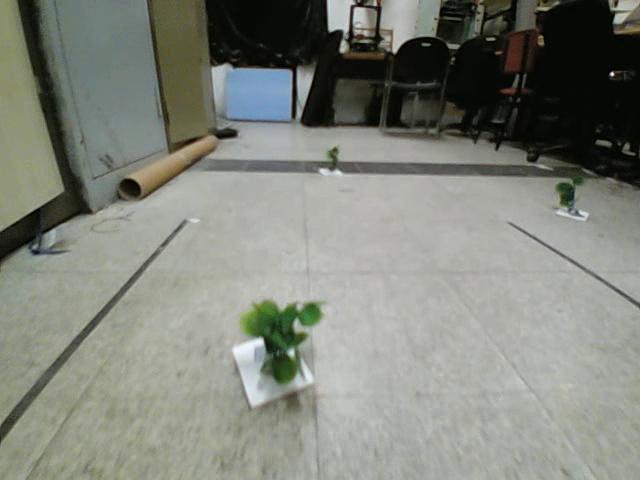
#> input picture tika/cumulate/7.png, 640 x 480 px, found by its file name
$ python image_main.py
#> lines starting #> are read from the running program, lines starting #| are printed output that depends on the picture; after the words box and inside, x2 and y2 are one past the last pixel; in counts of white or black regions, pixels touching at a corner belong together
### tika/utils.py
import cv2
import numpy as np
from scipy import ndimage
import time

def masking(img, lower_hsv, upper_hsv, opening_kernel = 2, medianF_tresh = 2, horizon_tresh = 0):
    """
    sınır hsv değerleri ile maske çıkarıp
    bu maskey opening ve median filter ile sadeleştirme fonskiyonu
    input olarak -> görüntü , alt sınır , üst sınır

    *kernel değişkeni ve median filterdaki size değişkeni
    duruma göre değiştirilebilir boyut ne kadar artarsa o kadar yoğun
    bir filtreleme yapılır
    """

    width = img.shape[1]

    # creating mask
    hsv = cv2.cvtColor(img, cv2.COLOR_BGR2HSV)
    mask = cv2.inRange(hsv, lower_hsv, upper_hsv)

    #kameranın konumuna göre yukarı atılcak maskenin boyutunu değiştirbilirsin
    if horizon_tresh > 0 :
        cv2.rectangle(mask, (0,0), (width,horizon_tresh), (0, 0, 0), -1)

    bitw = cv2.bitwise_and(mask, mask, mask=mask)

    # applying opening operation
    kernel = np.ones((opening_kernel, opening_kernel), np.uint8)
    opening = cv2.morphologyEx(bitw, cv2.MORPH_OPEN, kernel)

    # removing parasites
    mask_f = ndimage.median_filter(opening, size=medianF_tresh)

    return mask_f


def bounding_box(mask,tresh,tag):
    """
    input olarak maskeyi alır ve maskedeki alanların en büyük 4ünden
    alanı tresholdun üstünde olanların sol üst köşesinin koordinatları ve
    bounding box ın uzunluk ve genişliğini verir aksi halde None verir
    """
    contours, _ = cv2.findContours(mask, cv2.RETR_EXTERNAL, cv2.CHAIN_APPROX_NONE)
    params = []
    if len(contours) > 0:
        sorted_contours = sorted(contours, key=cv2.contourArea, reverse=True)

        for c in sorted_contours[:4]:
            obj_area = cv2.contourArea(c)
            print(obj_area)

            if obj_area > tresh:
                x, y, w, h = cv2.boundingRect(c)
                params.append([(x, y), (w, h),tag])

            else:
                print("no object found bigger than treshold")


        print("next frame")
        return params

    else:
        print("no contour found")
        return None


# [8 lines left out: function intersect, not called in this run]

def is_center(params,width,tresh):
    """
    bounding_box fonksiyonundan alınan parametrelerden yola çıkarak
    cismin konumunu ekrana göre nerde olduğunu verir bunu belirli bir
    treshhold değerine göre yapar

    cismin merkezinin vulunduğu pikselin x eksenindeki yerini verir

    görüntünün genişliği de parametre olarak verilmeli

    printlerin bir manası yok ros için farklı outpular ayarlanabilir
    """
    if params != None:
        (x,y),(w,h),tag = params
        cx = x+ int(w/2)
        if cx<int(width/2-tresh):
            print("on the left")
            cx_string = "left"
        elif cx>int(width/2+tresh):
            print("on the right")
            cx_string = "right"
        else:
            print("on the middle")
            cx_string = "middle"

        print([cx,cx_string])

        return [cx,cx_string]

    else:
        return None

# [28 lines left out: function last_turn, not called in this run]

def closest(params):
    """
    kameraya en yakın bounding boxı verir
    boduning_box fonksiyonun çıktısını ver
    """
    cache = 0
    ind = None
    for index,object in enumerate(params):
        (x,y),(w,h),tag = object
        if cache < w*h:
            cache = w*h
            ind = index
        else:
            continue
    if ind != None:
        return params[ind]
    else:
        return None

# [31 lines left out: function gstreamer_pipeline, not called in this run]
#cumulate fonksiyonu ekle

### tika/image_main.py
import cv2
import numpy as np
from scipy import ndimage
from operator import add
from utils import masking,bounding_box,closest,last_turn,is_center


# hue values must be discrete
"""
#test
lower_green = np.array([0,0,0])
upper_green = np.array([255,255,255])

lower_red = np.array([0,0,0])
upper_red = np.array([255,255,255])

"""

# atolye ici aksam test
lower_green = np.array([48,22,80])
upper_green = np.array([67,180,180])

lower_red = np.array([0,56,116])
upper_red = np.array([20,255,255])


"""
# atolye dısı gunduz test
lower_green = np.array([35,55,50])
upper_green = np.array([67,255,255])

lower_red = np.array([0,100,136])
upper_red = np.array([17,255,255])
"""

font = cv2.FONT_HERSHEY_SIMPLEX


image = cv2.imread("/Users/emirysaglam/Documents/GitHub/IP_general/tika/cumulate/7.png")
#> image is the input picture: shape (480, 640, 3); mean B, G, R 122.8, 131.7, 128.8
width = image.shape[1]
#> width = 640
heigth = image.shape[0]
#> heigth = 480

print(width, heigth)
#| 640 480


mask_red = masking(image, lower_red, upper_red)
#> in masking, `hsv = cv2.cvtColor(img, cv2.COLOR_BGR2HSV)`: hsv: shape (480, 640, 3); mean H, S, V 41.5, 34.3, 132.5
#> in masking, `mask = cv2.inRange(hsv, lower_hsv, upper_hsv)`:
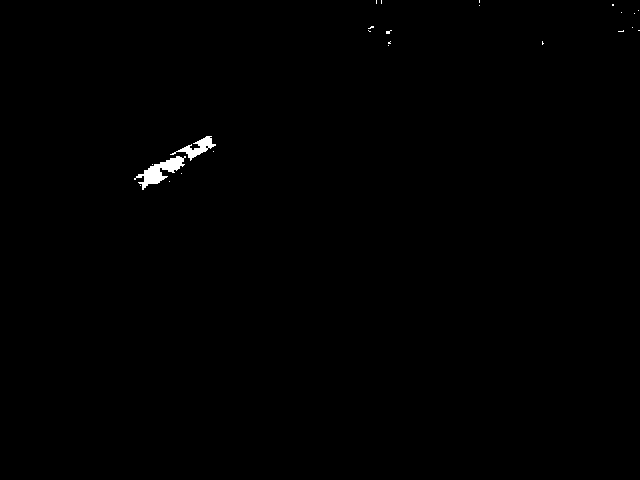
#> mask: shape (480, 640); 0.35% white; 24 white regions (22 under 20 px), largest, box (x1, y1, x2, y2) and area: (134, 156, 186, 190) 637, (170, 136, 216, 161) 360
#> in masking, `opening = cv2.morphologyEx(bitw, cv2.MORPH_OPEN, kernel)`: opening: shape (480, 640); 0.33% white; 7 white regions (5 under 20 px), largest, box (x1, y1, x2, y2) and area: (135, 157, 187, 191) 631, (179, 137, 217, 161) 339
#> in masking, `mask_f = ndimage.median_filter(opening, size=medianF_tresh)`:
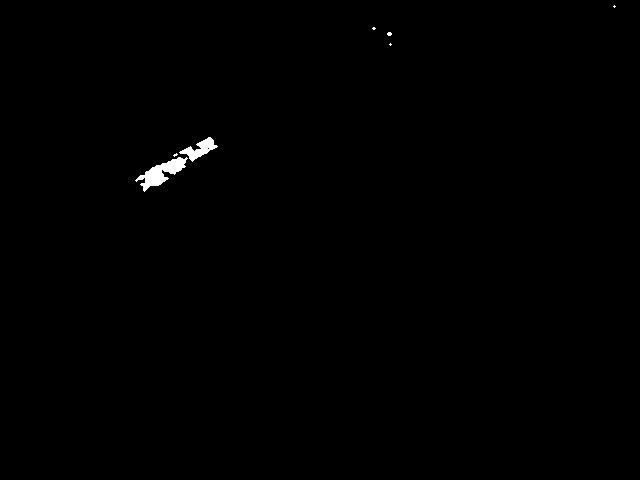
#> mask_f: shape (480, 640); 0.37% white; 7 white regions (5 under 20 px)
#mask_red = last_turn("sag",mask_red)
wild_herbs = bounding_box(mask_red,50,"wild herb")
#> in bounding_box, `contours, _ = cv2.findContours(mask, cv2.RETR_EXTERNAL, cv2.CHAIN_APPR..`: contours = 7 contours, 5 with area under 20; largest, box (x1, y1, x2, y2) and area: (135, 157, 188, 192) 625, (179, 137, 218, 162) 330
#> in bounding_box, `sorted_contours = sorted(contours, key=cv2.contourArea, reverse=True)`: sorted_contours has the same summary as contours
#> the loop in bounding_box, `for c in sorted_contours[:4]:` made 4 passes
#> (obj_area, x, y, w, h) on passes 1 to 2: (625, 135, 157, 53, 35), (330.5, 179, 137, 39, 25)
#| 625.0
#| 330.5
#| 10.0
#| no object found bigger than treshold
#| 5.0
#| no object found bigger than treshold
#> after the loop in bounding_box, `for c in sorted_contours[:4]:`: params = [[(135, 157), (53, 35), 'wild herb'], [(179, 137), (39, 25), 'wild herb']]
#> wild_herbs has the same summary as params in bounding_box

mask_green = masking(image, lower_green, upper_green)
#> call 2 of masking, with lower_hsv = array of shape (3,), upper_hsv = array of shape (3,), opening_kernel = 2, medianF_tresh = 2, horizon_tresh = 0
#> in masking (call 2), `mask = cv2.inRange(hsv, lower_hsv, upper_hsv)`:
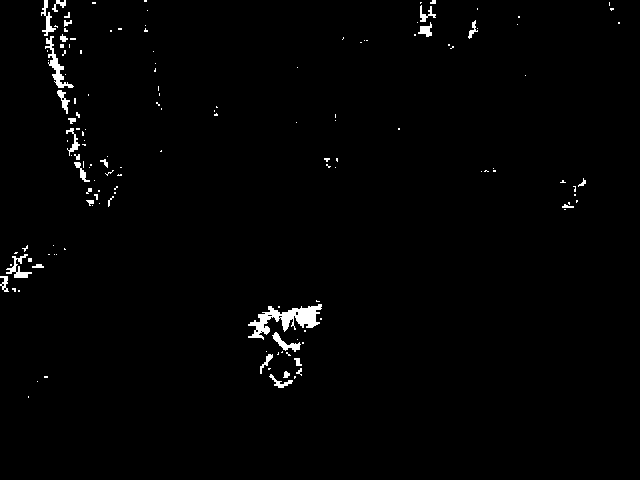
#> mask: shape (480, 640); 1.3% white; 145 white regions (114 under 20 px), largest, box (x1, y1, x2, y2) and area: (248, 304, 322, 340) 1060, (45, 36, 74, 88) 378, (6, 254, 32, 278) 220
#> in masking (call 2), `opening = cv2.morphologyEx(bitw, cv2.MORPH_OPEN, kernel)`: opening: shape (480, 640); 1.2% white; 89 white regions (56 under 20 px), largest, box (x1, y1, x2, y2) and area: (249, 305, 323, 340) 1026, (46, 37, 74, 89) 370, (274, 333, 301, 353) 187
#> in masking (call 2), `mask_f = ndimage.median_filter(opening, size=medianF_tresh)`:
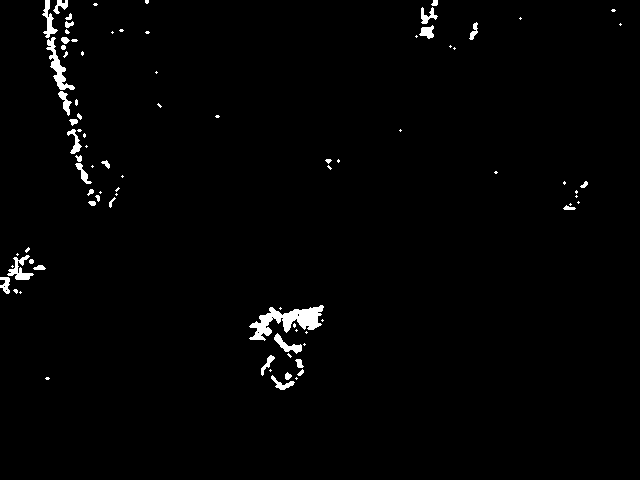
#> mask_f: shape (480, 640); 1.5% white; 87 white regions (51 under 20 px)
#mask_green = last_turn("sag",mask_green)
herbs= bounding_box(mask_green,50,"herb")
#> in bounding_box (call 2), `contours, _ = cv2.findContours(mask, cv2.RETR_EXTERNAL, cv2.CHAIN_APPR..`: contours = 87 contours, 60 with area under 20; largest, box (x1, y1, x2, y2) and area: (249, 305, 324, 341) 1020, (46, 37, 75, 90) 364, (7, 255, 34, 280) 210, (42, 0, 58, 38) 181, (274, 333, 302, 354) 174
#> in bounding_box (call 2), `sorted_contours = sorted(contours, key=cv2.contourArea, reverse=True)`: sorted_contours has the same summary as contours
#> the loop in bounding_box (call 2), `for c in sorted_contours[:4]:` made 4 passes
#> (obj_area, x, y, w, h) on passes 1 to 4: (1020.5, 249, 305, 75, 36), (364.5, 46, 37, 29, 53), (210, 7, 255, 27, 25), (181, 42, 0, 16, 38)
#| 1020.5
#| 364.5
#| 210.0
#| 181.0
#> herbs = [[(249, 305), (75, 36), 'herb'], [(46, 37), (29, 53), 'herb'], [(7, 255), (27, 25), 'herb'], [(42, 0), (16, 38), 'herb']]


obj_loc = None

if herbs == None and wild_herbs != None:
    combined = wild_herbs
    nearest = closest(combined)
    obj_loc = is_center(nearest,width,int(width/4))
    # int(width/4) orta sayılcak genişliği belirler

elif wild_herbs == None and herbs != None:
    combined = herbs
    nearest = closest(combined)
    obj_loc = is_center(nearest,width,int(width/4))
    # int(width/4) orta sayılcak genişliği belirler

elif wild_herbs != None and herbs != None:
    combined = herbs + wild_herbs
#> combined = [[(249, 305), (75, 36), 'herb'], [(46, 37), (29, 53), 'herb'], [(7, 255), (27, 25), 'herb'], [(42, 0), (16, 38), 'herb'], [(135, 157), (53, 35), 'wild herb'], [(179, 137), (39, 25), 'wild herb']]
    nearest = closest(combined)
#> the loop in closest, `for index,object in enumerate(params):` made 6 passes
#> (x, y, w, h, tag, cache, ind) on pass 1: (249, 305, 75, 36, 'herb', 2700, 0)
#> (x, y, w, h, tag) on passes 2 to 6: (46, 37, 29, 53, 'herb'), (7, 255, 27, 25, 'herb'), (42, 0, 16, 38, 'herb'), (135, 157, 53, 35, 'wild herb'), (179, 137, 39, 25, 'wild herb')
#> after the loop in closest, `for index,object in enumerate(params):`: cache = 2700; ind = 0
#> nearest = [(249, 305), (75, 36), 'herb']
    obj_loc = is_center(nearest,width,int(width/4))
#> in is_center, `(x,y),(w,h),tag = params`: x = 249; y = 305; w = 75; h = 36; tag = 'herb'
#> in is_center, `cx = x+ int(w/2)`: cx = 286
#| [286, 'middle']
#> obj_loc = [286, 'middle']
    # int(width/4) orta sayılcak genişliği belirler
else:
    print("no object found")

if obj_loc != None:
    cx, cx_string = obj_loc
#> cx = 286; cx_string = 'middle'


try:

    for i in herbs:
        cv2.rectangle(image, i[0], list(map(add, i[0], i[1])), (0,255,0), 2)
        cv2.putText(image, "herb", (i[0][0], i[0][1] - 15), font, 0.7, (0,255,0), 2)
#> this loop made 4 passes
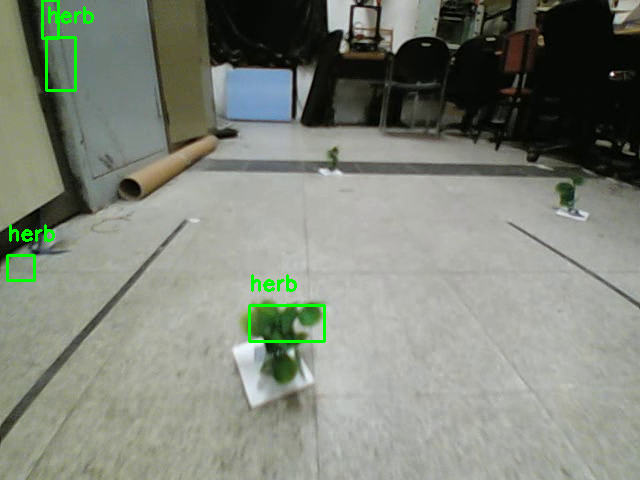
#> image: shape (480, 640, 3); 0.91% of pixels changed, all inside (x1, y1, x2, y2) = (6, 0, 326, 343)

    for j in wild_herbs:
        cv2.rectangle(image, j[0],list(map(add, j[0], j[1])), (0,0,255), 2)
        cv2.putText(image, "wild herb",(j[0][0], j[0][1] -15),font, 0.7, (0,0,255), 2)
#> this loop made 2 passes
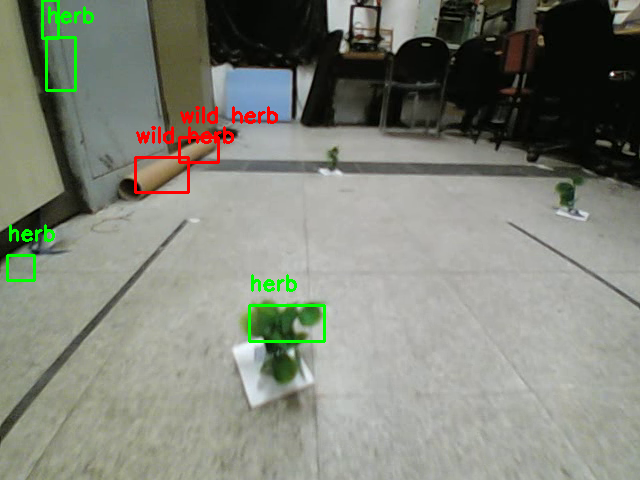
#> image: shape (480, 640, 3); 0.72% of pixels changed, all inside (x1, y1, x2, y2) = (134, 106, 278, 194)

    cv2.rectangle(image, nearest[0], list(map(add, nearest[0], nearest[1])), (255,0,0), 2)
    cv2.putText(image, nearest[2], (nearest[0][0], nearest[0][1] -15), font, 0.7, (255,0,0), 2)
    cv2.putText(image, cx_string, (nearest[0][0], nearest[0][1] -40), font, 0.7, (255,0,0), 2)


except:
    pass

cv2.line(image,(int(width/4),0),(int(width/4),heigth),(255,0,0),5)
cv2.line(image,(int(width*3/4),0),(int(width*3/4),heigth),(255,0,0),5)
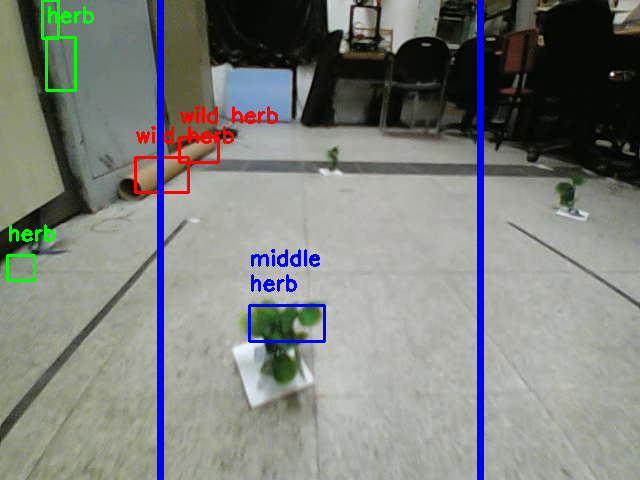
#> image: shape (480, 640, 3); mean B, G, R 124.9, 128, 125.5

cv2.imshow("Image", image)
cv2.imshow("red", mask_red)
cv2.imshow("green", mask_green)

cv2.waitKey(0)

cv2.destroyAllWindows()

$ run again, with tika/cumulate/1.png copied over tika/cumulate/7.png
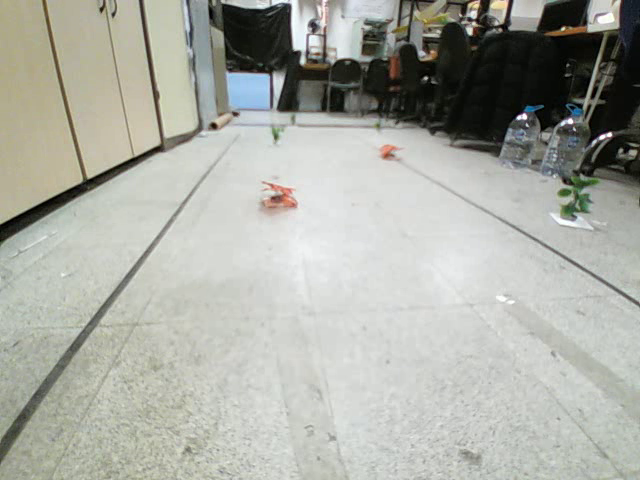
#> input picture tika/cumulate/1.png, 640 x 480 px, found by its file name
#> image is the input picture: shape (480, 640, 3); mean B, G, R 163, 171, 169.2
#| 640 480
#> hsv: shape (480, 640, 3); mean H, S, V 46.5, 23, 172.4
#> in masking, `mask = cv2.inRange(hsv, lower_hsv, upper_hsv)`:
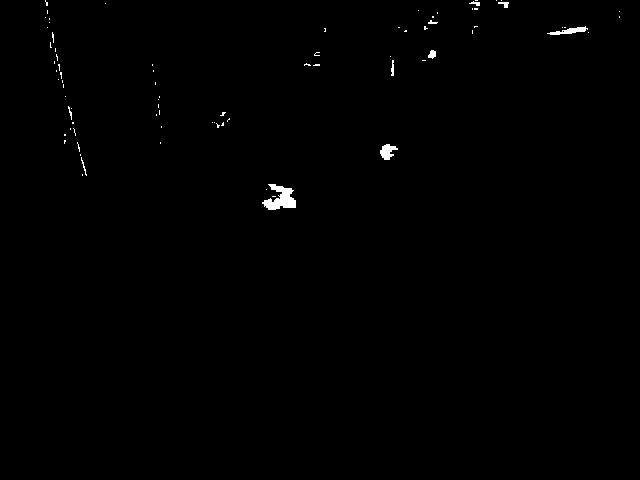
#> mask: shape (480, 640); 0.44% white; 80 white regions (70 under 20 px), largest, box (x1, y1, x2, y2) and area: (262, 184, 296, 210) 490, (380, 144, 398, 160) 170, (547, 26, 588, 35) 160
#> opening: shape (480, 640); 0.36% white; 32 white regions (24 under 20 px), largest, box (x1, y1, x2, y2) and area: (263, 185, 297, 211) 484, (381, 145, 399, 161) 170, (551, 28, 587, 36) 150
#> mask_f: shape (480, 640); 0.43% white; 29 white regions (21 under 20 px)
#> contours = 29 contours, 21 with area under 20; largest, box (x1, y1, x2, y2) and area: (263, 185, 298, 212) 476, (381, 145, 400, 162) 166, (551, 28, 588, 37) 144, (429, 51, 438, 60) 46, (499, 3, 511, 10) 36, (472, 0, 482, 8) 31, (392, 61, 396, 78) 30, (429, 21, 439, 26) 20
#> sorted_contours has the same summary as contours
#> the loop in bounding_box, `for c in sorted_contours[:4]:` made 4 passes
#> (obj_area, x, y, w, h) on passes 1 to 3: (476, 263, 185, 35, 27), (165.5, 381, 145, 19, 17), (143.5, 551, 28, 37, 9)
#> (printed output is left out)
#> after the loop in bounding_box, `for c in sorted_contours[:4]:`: params = [[(263, 185), (35, 27), 'wild herb'], [(381, 145), (19, 17), 'wild herb'], [(551, 28), (37, 9), 'wild herb']]
#> wild_herbs has the same summary as params in bounding_box
#> mask: shape (480, 640); 0.33% white; 89 white regions (81 under 20 px), largest, box (x1, y1, x2, y2) and area: (564, 192, 592, 218) 270, (568, 176, 604, 188) 142, (562, 186, 582, 198) 122
#> opening: shape (480, 640); 0.27% white; 41 white regions (33 under 20 px), largest, box (x1, y1, x2, y2) and area: (565, 193, 593, 219) 244, (563, 187, 583, 199) 117, (584, 179, 603, 189) 82
#> mask_f: shape (480, 640); 0.35% white; 36 white regions (27 under 20 px)
#> contours = 36 contours, 29 with area under 20; largest, box (x1, y1, x2, y2) and area: (565, 193, 594, 220) 263, (572, 177, 604, 190) 124, (563, 187, 584, 200) 113, (273, 129, 286, 138) 48, (0, 241, 10, 250) 36, (571, 161, 578, 170) 34, (563, 151, 578, 154) 22
#> sorted_contours has the same summary as contours
#> the loop in bounding_box (call 2), `for c in sorted_contours[:4]:` made 4 passes
#> (obj_area, x, y, w, h) on passes 1 to 3: (263, 565, 193, 29, 27), (124, 572, 177, 32, 13), (113, 563, 187, 21, 13)
#> (printed output is left out)
#> herbs = [[(565, 193), (29, 27), 'herb'], [(572, 177), (32, 13), 'herb'], [(563, 187), (21, 13), 'herb']]
#> combined = [[(565, 193), (29, 27), 'herb'], [(572, 177), (32, 13), 'herb'], [(563, 187), (21, 13), 'herb'], [(263, 185), (35, 27), 'wild herb'], [(381, 145), (19, 17), 'wild herb'], [(551, 28), (37, 9), 'wild herb']]
#> the loop in closest, `for index,object in enumerate(params):` made 6 passes
#> (x, y, w, h, tag, cache, ind) on passes 1, 4: (565, 193, 29, 27, 'herb', 783, 0), (263, 185, 35, 27, 'wild herb', 945, 3)
#> after the loop in closest, `for index,object in enumerate(params):`: cache = 945; ind = 3
#> nearest = [(263, 185), (35, 27), 'wild herb']
#> in is_center, `(x,y),(w,h),tag = params`: x = 263; y = 185; w = 35; h = 27; tag = 'wild herb'
#> in is_center, `cx = x+ int(w/2)`: cx = 280
#| [280, 'middle']
#> obj_loc = [280, 'middle']
#> `cx, cx_string = obj_loc`: cx = 280; cx_string = 'middle'
#> the loop `for i in herbs:` made 3 passes
#> i on passes 1 to 3: [(565, 193), (29, 27), 'herb'], [(572, 177), (32, 13), 'herb'], [(563, 187), (21, 13), 'herb']
#> the loop `for j in wild_herbs:` made 3 passes
#> j on passes 1 to 3: [(263, 185), (35, 27), 'wild herb'], [(381, 145), (19, 17), 'wild herb'], [(551, 28), (37, 9), 'wild herb']
#> `cv2.line(image,(int(width*3/4),0),(int(width*3/4),heigth),(255,0,0),5)`:
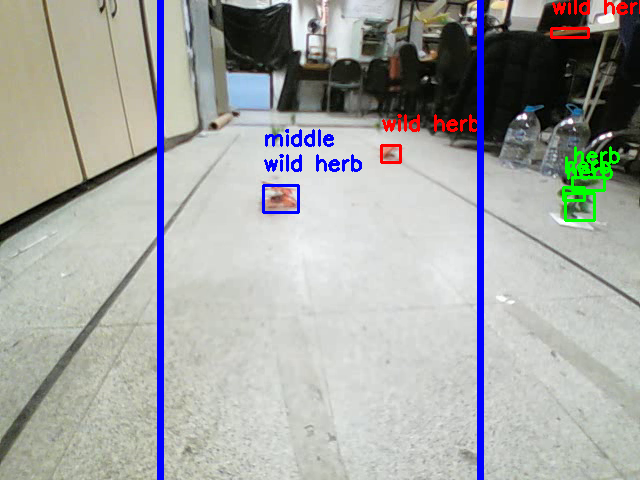
#> image: shape (480, 640, 3); mean B, G, R 164.4, 166.6, 164.9
